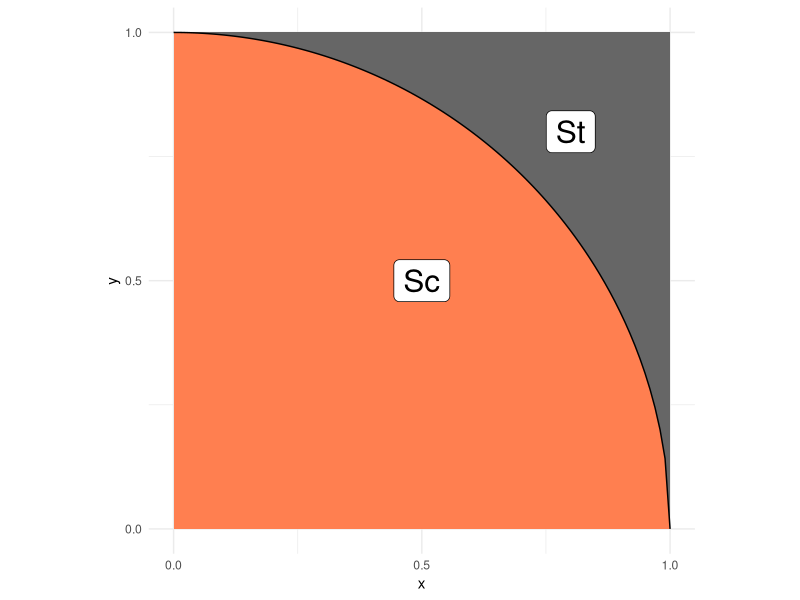
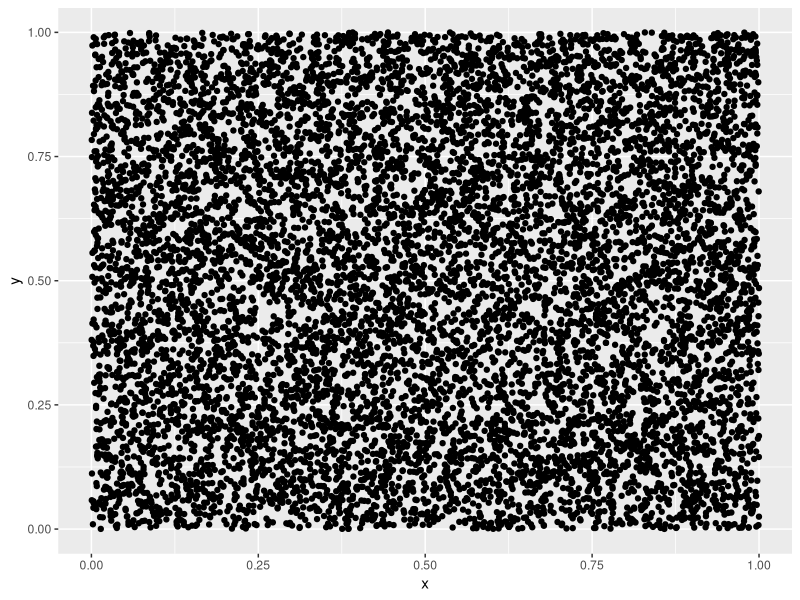

The R script that drew these images, in order:
## ---- chunk 1
library(tidyverse)
## ---- chunk 2
## NOTE: No need to edit; this visual helps explain the pi estimation scheme
tibble(x = seq(0, 1, length.out = 100)) %>%
  mutate(y = sqrt(1 - x^2)) %>%

  ggplot(aes(x, y)) +
  annotate(
    "rect",
    xmin = 0, ymin = 0, xmax = 1, ymax = 1,
    fill = "grey40",
    size = 1
  ) +
  geom_ribbon(aes(ymin = 0, ymax = y), fill = "coral") +
  geom_line() +
  annotate(
    "label",
    x = 0.5, y = 0.5, label = "Sc",
    size = 8
  ) +
  annotate(
    "label",
    x = 0.8, y = 0.8, label = "St",
    size = 8
  ) +
  scale_x_continuous(breaks = c(0, 1/2, 1)) +
  scale_y_continuous(breaks = c(0, 1/2, 1)) +
  theme_minimal() +
  coord_fixed()
## ---- chunk 3
## TASK: Choose a sample size and generate samples
n <- 10000

#Generate Data
df_q1 <- tibble(
  x = runif(n, min = 0, max = 1), 
  y = runif(n, min = 0, max = 1)
)

df_q1

df_q1 %>% 
ggplot() +
  geom_point(aes(x, y))


df_q1 <- df_q1 %>%
  select(x, y) %>% 
  mutate(stat = (x^2 + y^2 <= 1)) %>% 
  summarize(mean = mean(stat)*4, sd = sd(stat)*4)

df_q1

## ---- chunk 4
## TASK: Estimate pi using your data from q1
pi_est <- df_q1$mean
pi_est
## ---- chunk 5

q95 <- qnorm( 1 - (1 - 0.95) / 2 )

df_clt <- df_q1 %>% 
  mutate(
    se = sd / sqrt(n),
    lo = mean - q95 * se,
    hi = mean + q95 * se
  ) 
df_clt
